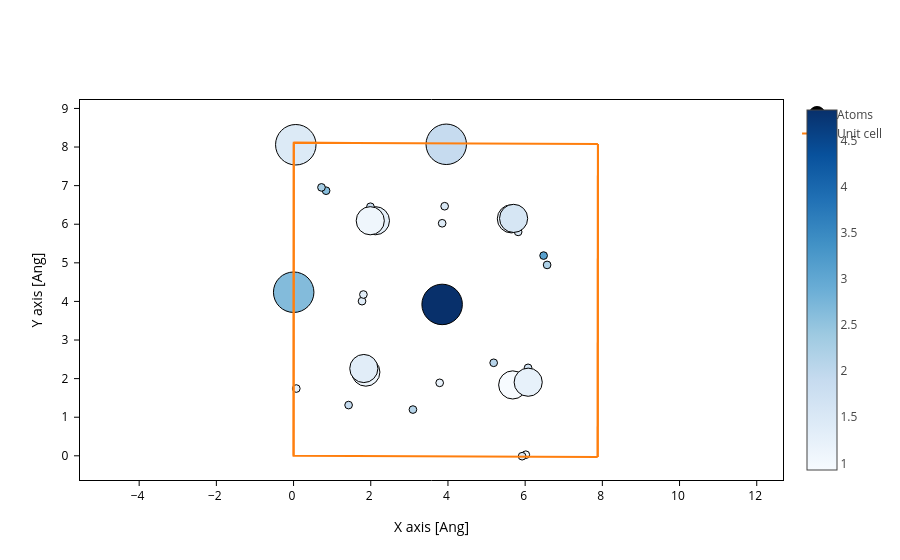

Notebook code for this chart:
### Code cell
sisl_geom.plot(axes='xy', show_bonds=False,
               atoms_style=[{"color": ase_atoms.arrays['gamma']}, {"atoms": np.arange(len(ase_atoms)), "opacity": 1}],
               atoms_colorscale='blues')

### Figure 1 — Plotly figure (JSON) as saved in the notebook; plotly's stock layout.template omitted (floating-point values rounded to 4 significant figures)
{"data": [{"hovertemplate": "x: %{x:.2f}<br>y: %{y:.2f}<br>color_Atoms: %{marker.color:.2f}", "marker": {"color": [2.257, 1.926, 2.194, 2.618, 1.511, 0.9272, 1.116, 1.196, 1.349, 1.296, 1.046, 0.9662, 2.656, 1.662, 1.468, 1.455, 1.558, 1.784, 1.901, 4.836, 1.237, 1.477, 1.363, 1.361, 1.093, 1.57, 1.419, 1.194, 2.118, 2.293, 3.102, 2.092], "coloraxis": "coloraxis", "line": {"color": "black", "width": 1}, "opacity": 1, "size": [7.68, 7.68, 7.68, 7.68, 7.68, 28.16, 28.16, 7.68, 7.68, 28.16, 28.16, 7.68, 40.48, 7.68, 7.68, 40.48, 7.68, 7.68, 40.48, 40.48, 28.16, 7.68, 7.68, 28.16, 28.16, 28.16, 7.68, 7.68, 7.68, 7.68, 7.68, 7.68]}, "meta": {}, "mode": "markers", "name": "Atoms", "opacity": 1, "type": "scatter", "x": [5.967, 1.426, 6.569, 0.8429, 3.915, 5.678, 1.872, 3.786, 1.774, 2.121, 5.643, 6.017, 0.003345, 6.076, 5.819, 0.05774, 1.84, 1.992, 3.956, 3.849, 6.079, 5.921, 1.81, 1.82, 1.987, 5.701, 3.85, 0.07083, 3.093, 0.7234, 6.478, 5.185], "y": [1.965, 1.314, 4.946, 6.868, 6.466, 1.837, 2.169, 1.891, 4.007, 6.091, 6.14, 0.02859, 4.238, 2.279, 5.801, 8.06, 2.128, 6.453, 8.071, 3.922, 1.907, -0.00998, 4.179, 2.262, 6.09, 6.151, 6.025, 1.743, 1.198, 6.954, 5.188, 2.41]}, {"meta": {}, "mode": "lines", "name": "Unit cell", "type": "scatter", "x": [0.0, 0.005572, 7.886, 7.886, 0.005572, 0.005572, NaN, 0.005572, 0.0, 0.0, 7.88, 7.88, 0.0, NaN, 7.886, 7.88, NaN, 7.886, 7.88], "y": [0.0, 8.111, 8.08, 8.08, 8.111, 8.111, NaN, 8.111, 0.0, 0.0, -0.0313, -0.0313, 0.0, NaN, 8.08, -0.0313, NaN, 8.08, -0.0313]}], "layout": {"coloraxis": {"cmax": 4.836, "cmin": 0.9272, "colorscale": [[0, "rgb(247,251,255)"], [0.125, "rgb(222,235,247)"], [0.25, "rgb(198,219,239)"], [0.375, "rgb(158,202,225)"], [0.5, "rgb(107,174,214)"], [0.625, "rgb(66,146,198)"], [0.75, "rgb(33,113,181)"], [0.875, "rgb(8,81,156)"], [1, "rgb(8,48,107)"]], "showscale": true}, "scene": {"aspectmode": "data", "xaxis": {"title": {"text": "X axis [Ang]"}}, "yaxis": {"title": {"text": "Y axis [Ang]"}}}, "xaxis": {"scaleanchor": "y", "scaleratio": 1, "title": {"text": "X axis [Ang]"}}, "yaxis": {"title": {"text": "Y axis [Ang]"}}}}
